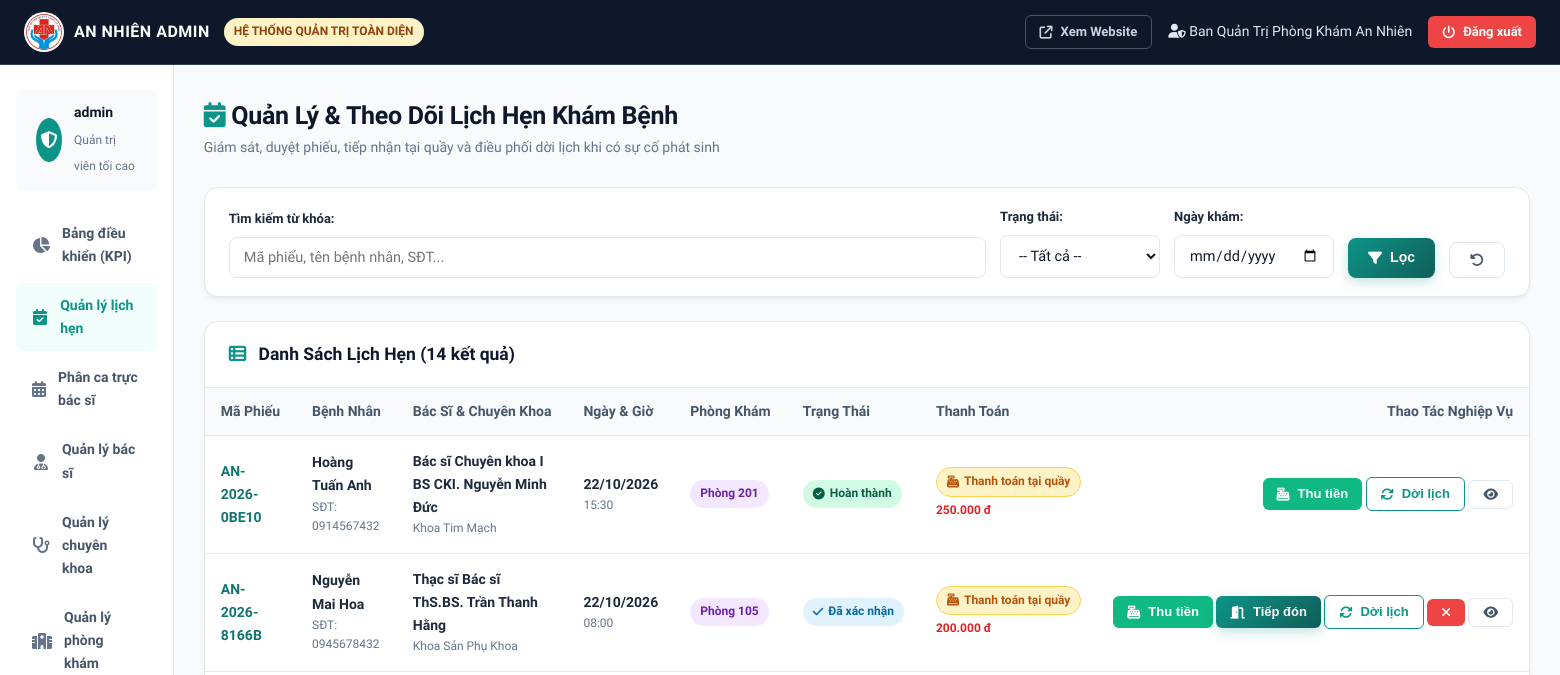
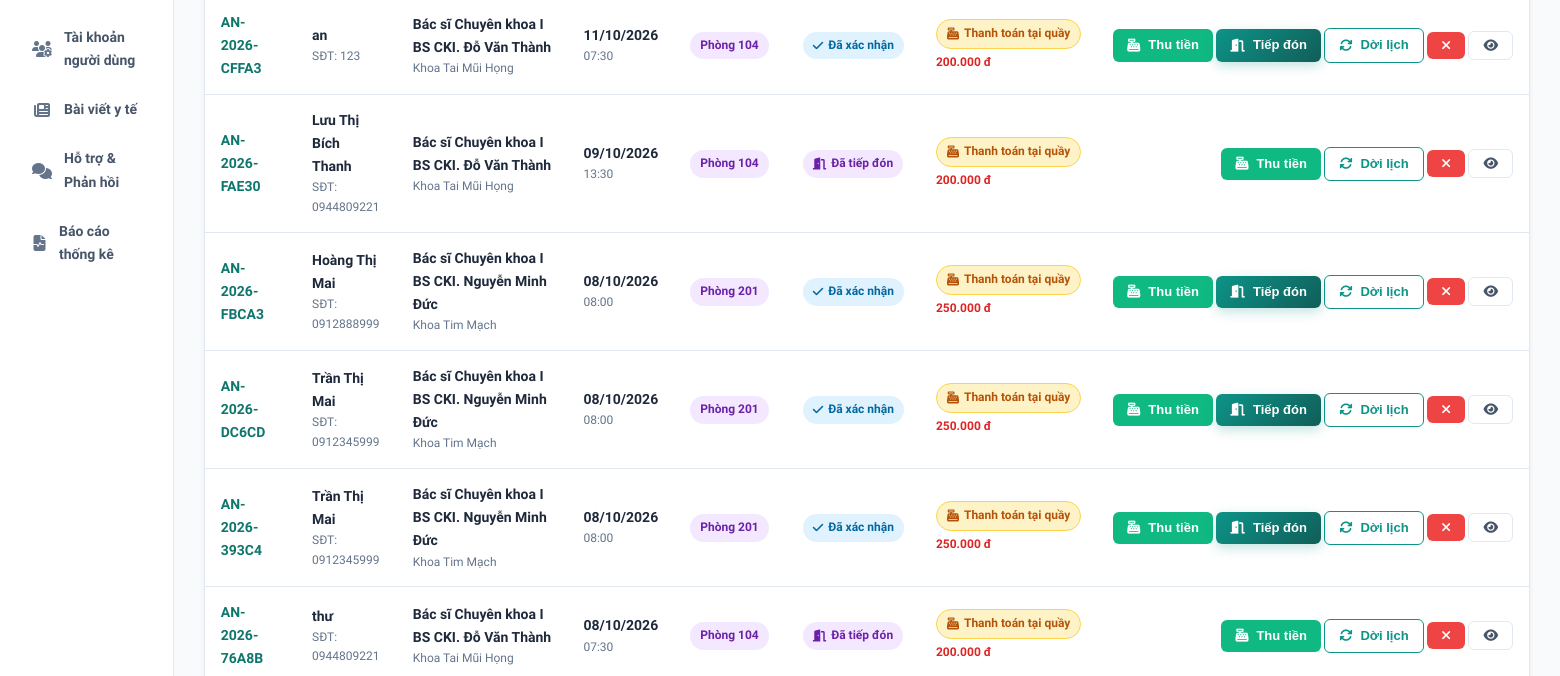
The app's page /admin/lich-hen.php (signed in, upper part), older data (2 pictures, top to bottom).
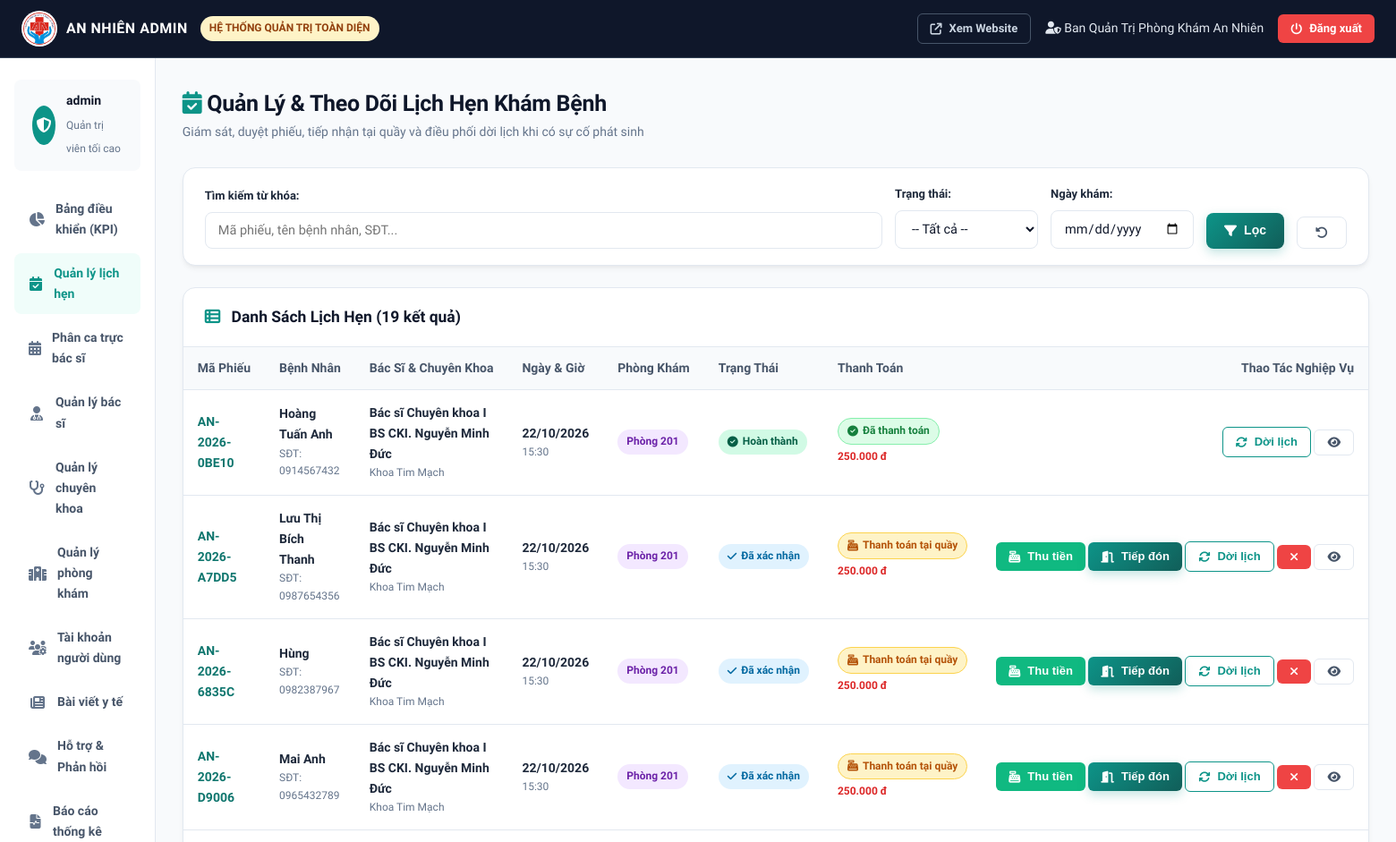
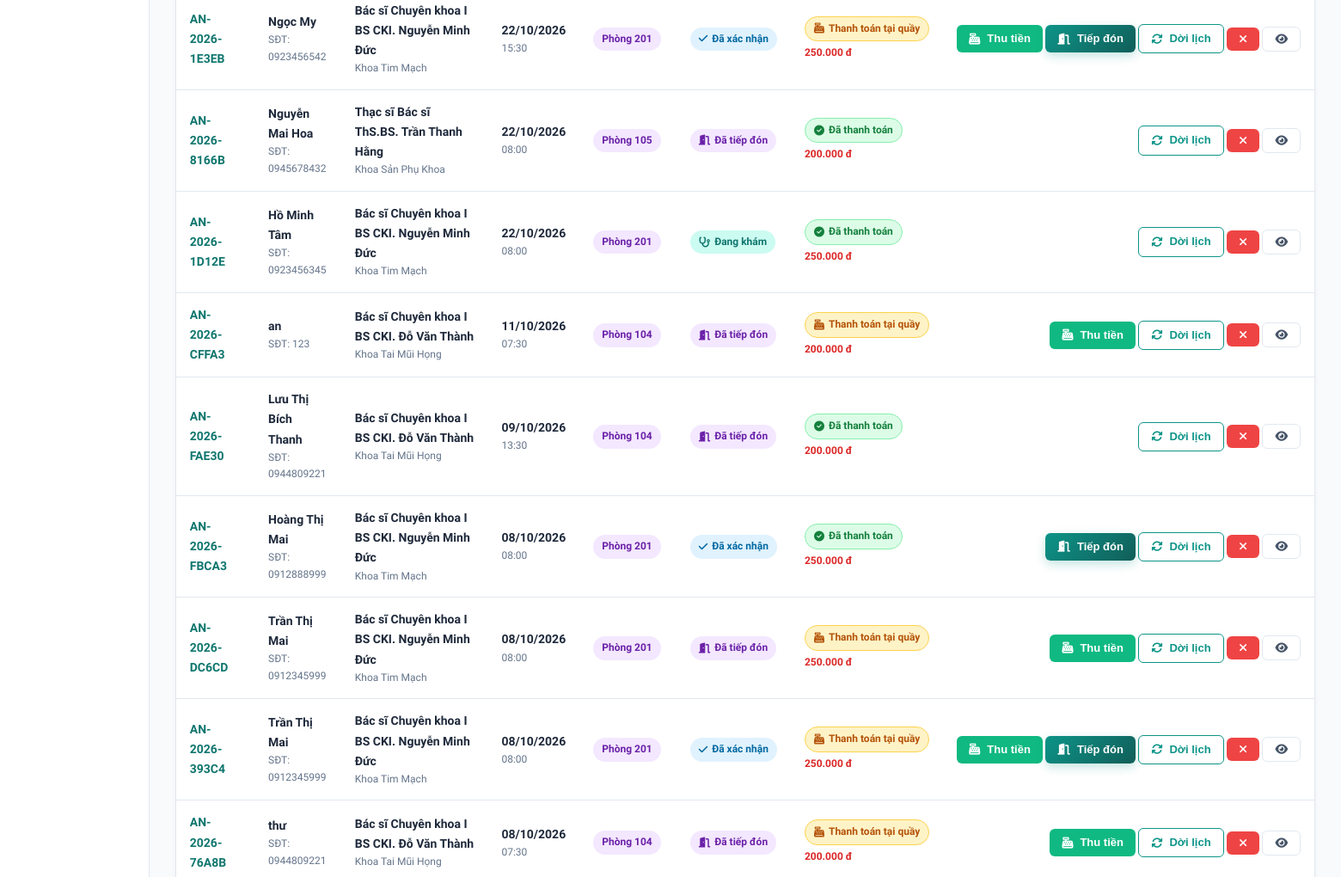
The same page, newer data (2 pictures, top to bottom).
### tables this page shows
CREATE TABLE `appointments` (
  `id` bigint NOT NULL AUTO_INCREMENT,
  `appointment_code` varchar(30) NOT NULL,
  `patient_id` bigint DEFAULT NULL,
  `patient_name` varchar(100) NOT NULL,
  `patient_phone` varchar(15) NOT NULL,
  `patient_email` varchar(100) NOT NULL,
  `patient_dob` date DEFAULT NULL,
  `patient_gender` varchar(10) DEFAULT 'Nam',
  `patient_address` varchar(255) DEFAULT NULL,
  `doctor_id` bigint NOT NULL,
  `schedule_id` bigint NOT NULL,
  `appointment_date` date NOT NULL,
  `appointment_time` time NOT NULL,
  `symptom_description` text NOT NULL,
  `status` varchar(20) DEFAULT 'PENDING',
  `payment_status` varchar(20) DEFAULT 'UNPAID',
  `payment_method` varchar(50) DEFAULT 'AT_CLINIC',
  `amount` decimal(10,2) DEFAULT '200000.00',
  `created_at` timestamp NULL DEFAULT CURRENT_TIMESTAMP,
  `doctor_reminder` text COMMENT 'Lời nhắc nhở trước/trong khám của bác sĩ',
  PRIMARY KEY (`id`),
  UNIQUE KEY `appointment_code` (`appointment_code`),
  KEY `fk_appointment_patient` (`patient_id`),
  KEY `fk_appointment_doctor` (`doctor_id`),
  KEY `fk_appointment_schedule` (`schedule_id`),
  CONSTRAINT `fk_appointment_doctor` FOREIGN KEY (`doctor_id`) REFERENCES `doctors` (`id`) ON DELETE CASCADE,
  CONSTRAINT `fk_appointment_patient` FOREIGN KEY (`patient_id`) REFERENCES `users` (`id`) ON DELETE SET NULL,
  CONSTRAINT `fk_appointment_schedule` FOREIGN KEY (`schedule_id`) REFERENCES `doctor_schedules` (`id`) ON DELETE CASCADE
);

CREATE TABLE `doctors` (
  `id` bigint NOT NULL AUTO_INCREMENT,
  `user_id` bigint NOT NULL,
  `specialty_id` int NOT NULL,
  `full_name` varchar(100) NOT NULL,
  `degree` varchar(50) DEFAULT NULL,
  `experience_years` int DEFAULT '1',
  `consultation_fee` decimal(10,2) DEFAULT '200000.00',
  `bio` text,
  `avatar` varchar(255) DEFAULT NULL,
  `clinic_room` varchar(50) DEFAULT 'Phòng 101',
  PRIMARY KEY (`id`),
  UNIQUE KEY `user_id` (`user_id`),
  KEY `fk_doctor_specialty` (`specialty_id`),
  CONSTRAINT `fk_doctor_specialty` FOREIGN KEY (`specialty_id`) REFERENCES `specialties` (`id`) ON DELETE CASCADE,
  CONSTRAINT `fk_doctor_user` FOREIGN KEY (`user_id`) REFERENCES `users` (`id`) ON DELETE CASCADE
);

CREATE TABLE `specialties` (
  `id` int NOT NULL AUTO_INCREMENT,
  `name` varchar(100) NOT NULL,
  `description` text,
  `image_url` varchar(255) DEFAULT NULL,
  `icon` varchar(50) DEFAULT NULL,
  PRIMARY KEY (`id`),
  UNIQUE KEY `name` (`name`)
);

### admin/lich-hen.php (the view, shortened to what the changed rows need)
<?php
require_once __DIR__ . '/../includes/functions.php';
require_once __DIR__ . '/../includes/admin_header.php';
$whereClauses = ["1=1"];
$params = [];
$whereSql = implode(" AND ", $whereClauses);
$sql = "SELECT a.*, d.full_name as doctor_name, d.degree as doctor_degree, d.clinic_room, s.name as specialty_name
        FROM appointments a
        JOIN doctors d ON a.doctor_id = d.id
        JOIN specialties s ON d.specialty_id = s.id
        WHERE $whereSql
        ORDER BY a.appointment_date DESC, a.appointment_time DESC";
$stmt = $pdo->prepare($sql);
$stmt->execute($params);
$appointments = $stmt->fetchAll();
?>
<div class="page-header">
    <div>
        <h2><i class="fa-solid fa-calendar-check" style="color:var(--primary);"></i> Quản Lý & Theo Dõi Lịch Hẹn Khám Bệnh</h2>
    </div>
</div>
<div class="card">
    <div class="card-header">
        <h3><i class="fa-solid fa-table-list" style="color:var(--primary);margin-right:8px;"></i> Danh Sách Lịch Hẹn (<?= count($appointments) ?> kết quả)</h3>
    </div>
    <div class="card-body" style="padding:0;">
        <div class="table-responsive">
            <table class="table">
                <thead>
                    <tr>
                        <th>Mã Phiếu</th>
                        <th>Bệnh Nhân</th>
                        <th>Bác Sĩ & Chuyên Khoa</th>
                        <th>Ngày & Giờ</th>
                        <th>Phòng Khám</th>
                        <th>Trạng Thái</th>
                        <th>Thanh Toán</th>
                        <th style="text-align:right;">Thao Tác Nghiệp Vụ</th>
                    </tr>
                </thead>
                <tbody>
                    <?php foreach ($appointments as $a): ?>
                        <tr>
                            <td><strong style="color:var(--primary-dark);"><?= htmlspecialchars($a['appointment_code']) ?></strong></td>
                            <td>
                                <strong><?= htmlspecialchars($a['patient_name']) ?></strong>
                                <span style="display:block;font-size:12px;color:#64748B;">
                                    SĐT: <?= htmlspecialchars($a['patient_phone']) ?>
                                </span>
                            </td>
                            <td>
                                <strong><?= htmlspecialchars($a['doctor_degree']) ?> <?= htmlspecialchars($a['doctor_name']) ?></strong>
                                <span style="display:block;font-size:12px;color:#64748B;"><?= htmlspecialchars($a['specialty_name']) ?></span>
                            </td>
                            <td>
                                <strong><?= formatDate($a['appointment_date']) ?></strong>
                                <span style="display:block;font-size:12px;color:#64748B;"><?= formatTime($a['appointment_time']) ?></span>
                            </td>
                            <td><span class="badge badge-purple"><?= htmlspecialchars($a['clinic_room']) ?></span></td>
                            <td><?= getStatusBadge($a['status']) ?></td>
                            <td>
                                <div><?= getPaymentBadge($a['payment_status']) ?></div>
                                <div style="font-size:12px;color:#DC2626;font-weight:700;margin-top:4px;">
                                    <?= formatMoney($a['amount']) ?>
                                </div>
                            </td>
                            <td style="text-align:right;white-space:nowrap;">
                                <?php if ($a['payment_status'] !== 'PAID'): ?>
                                    <form method="POST" style="display:inline;">
                                        <button type="submit" class="btn btn-sm btn-success" title="Xác nhận thu tiền tại quầy">
                                            <i class="fa-solid fa-cash-register"></i> Thu tiền
                                        </button>
                                    </form>
                                <?php endif; ?>
                                <?php if ($a['status'] === 'PENDING'): ?>
                                    <form method="POST" style="display:inline;">
                                        <input type="hidden" name="action" value="update_status">
                                        <input type="hidden" name="appointment_id" value="<?= $a['id'] ?>">
                                        <input type="hidden" name="status" value="CONFIRMED">
                                        <button type="submit" class="btn btn-sm btn-info" title="Xác nhận duyệt">
                                            <i class="fa-solid fa-check"></i> Duyệt
                                        </button>
                                    </form>
                                <?php elseif ($a['status'] === 'CONFIRMED'): ?>
                                    <form method="POST" style="display:inline;">
                                        <button type="submit" class="btn btn-sm btn-primary" title="Đánh dấu đã đến sảnh">
                                            <i class="fa-solid fa-door-open"></i> Tiếp đón
                                        </button>
                                    </form>
                                <?php endif; ?>
                                <button type="button" class="btn btn-sm btn-outline-primary"
                                        onclick="openRescheduleModal(<?= $a['id'] ?>, '<?= htmlspecialchars($a['appointment_code']) ?>', '<?= htmlspecialchars($a['patient_name']) ?>', <?= $a['doctor_id'] ?>, '<?= $a['appointment_date'] ?>', '<?= formatTime($a['appointment_time']) ?>')"
                                        title="Dời / Đổi lịch">
                                    <i class="fa-solid fa-arrows-rotate"></i> Dời lịch
                                </button>
                                <?php if (!in_array($a['status'], ['COMPLETED', 'CANCELLED'])): ?>
                                    <form method="POST" style="display:inline;" onsubmit="return confirm('Bạn có chắc muốn hủy lịch này?');">
                                        <button type="submit" class="btn btn-sm btn-danger" title="Hủy">
                                            <i class="fa-solid fa-xmark"></i>
                                        </button>
                                    </form>
                                <?php endif; ?>
                                <a href="<?= BASE_URL ?>/tra-cuu.php?code=<?= urlencode($a['appointment_code']) ?>" target="_blank" class="btn btn-sm btn-outline" title="Xem chi tiết & In">
                                    <i class="fa-solid fa-eye"></i>
                                </a>
                            </td>
                        </tr>
                    <?php endforeach; ?>
                </tbody>
            </table>
        </div>
    </div>
</div>
<?php require_once __DIR__ . '/../includes/admin_footer.php'; ?>

### includes/functions.php (shortened to what the changed rows need)
<?php
function formatMoney($amount) {
    return number_format((float)$amount, 0, ',', '.') . ' đ';
}
function formatDate($dateStr) {
    $d = new DateTime($dateStr);
    return $d->format('d/m/Y');
}
function formatTime($timeStr) {
    return substr($timeStr, 0, 5);
}
function getStatusBadge($status) {
    switch ($status) {
        case 'CONFIRMED':
            return '<span class="badge badge-info"><i class="fa-solid fa-check"></i> Đã xác nhận</span>';
        case 'CHECKED_IN':
            return '<span class="badge badge-purple"><i class="fa-solid fa-door-open"></i> Đã tiếp đón</span>';
        case 'IN_PROGRESS':
            return '<span class="badge badge-primary"><i class="fa-solid fa-stethoscope"></i> Đang khám</span>';
        case 'COMPLETED':
            return '<span class="badge badge-success"><i class="fa-solid fa-circle-check"></i> Hoàn thành</span>';
    }
}
function getPaymentBadge($status) {
    switch ($status) {
        case 'PAID':
            return '<span class="badge badge-success" style="background:#DCFCE7;color:#15803D;border:1px solid #86EFAC;"><i class="fa-solid fa-circle-check"></i> Đã thanh toán</span>';
        case 'UNPAID':
        case 'AT_CLINIC':
            return '<span class="badge badge-warning" style="background:#FEF3C7;color:#B45309;border:1px solid #FCD34D;"><i class="fa-solid fa-cash-register"></i> Thanh toán tại quầy</span>';
    }
}

Row changes from the older to the newer data that the page shows:
changed appointments "AN-2026-0BE10": payment_status "Thanh toán tại quầy Thu tiền" → "Đã thanh toán"
added appointments: appointment_code "AN-2026-A7DD5", patient_name "Lưu Thị Bích Thanh", patient_phone "0987654356", doctor.degree "Bác sĩ Chuyên khoa I", doctor.full_name "BS CKI. Nguyễn Minh Đức", specialties.name "Khoa Tim Mạch", appointment_date "22/10/2026", appointment_time "15:30", doctor.clinic_room "Phòng 201", status "CONFIRMED" (drawn), payment_status "UNPAID" (drawn), amount "250.000 đ"
added appointments: appointment_code "AN-2026-6835C", patient_name "Hùng", patient_phone "0982387967", doctor.degree "Bác sĩ Chuyên khoa I", doctor.full_name "BS CKI. Nguyễn Minh Đức", specialties.name "Khoa Tim Mạch", appointment_date "22/10/2026", appointment_time "15:30", doctor.clinic_room "Phòng 201", status "CONFIRMED" (drawn), payment_status "UNPAID" (drawn), amount "250.000 đ"
added appointments: appointment_code "AN-2026-D9006", patient_name "Mai Anh", patient_phone "0965432789", doctor.degree "Bác sĩ Chuyên khoa I", doctor.full_name "BS CKI. Nguyễn Minh Đức", specialties.name "Khoa Tim Mạch", appointment_date "22/10/2026", appointment_time "15:30", doctor.clinic_room "Phòng 201", status "CONFIRMED" (drawn), payment_status "UNPAID" (drawn), amount "250.000 đ"
added appointments: appointment_code "AN-2026-1E3EB", patient_name "Ngọc My", patient_phone "0923456542", doctor.degree "Bác sĩ Chuyên khoa I", doctor.full_name "BS CKI. Nguyễn Minh Đức", specialties.name "Khoa Tim Mạch", appointment_date "22/10/2026", appointment_time "15:30", doctor.clinic_room "Phòng 201", status "CONFIRMED" (drawn), payment_status "UNPAID" (drawn), amount "250.000 đ"
changed appointments "AN-2026-8166B": status "Đã xác nhận Tiếp đón" → "Đã tiếp đón"; payment_status "Thanh toán tại quầy Thu tiền" → "Đã thanh toán"
added appointments: appointment_code "AN-2026-1D12E", patient_name "Hồ Minh Tâm", patient_phone "0923456345", doctor.degree "Bác sĩ Chuyên khoa I", doctor.full_name "BS CKI. Nguyễn Minh Đức", specialties.name "Khoa Tim Mạch", appointment_date "22/10/2026", appointment_time "08:00", doctor.clinic_room "Phòng 201", status "IN_PROGRESS" (drawn), payment_status "PAID" (drawn), amount "250.000 đ"
changed appointments "AN-2026-CFFA3": status "Đã xác nhận Tiếp đón" → "Đã tiếp đón"
changed appointments "AN-2026-FAE30": payment_status "Thanh toán tại quầy Thu tiền" → "Đã thanh toán"
changed appointments "AN-2026-FBCA3": payment_status "Thanh toán tại quầy Thu tiền" → "Đã thanh toán"
changed appointments "AN-2026-DC6CD": status "Đã xác nhận Tiếp đón" → "Đã tiếp đón"
Text that changed along with them:
count($appointments): "14" → "19"
